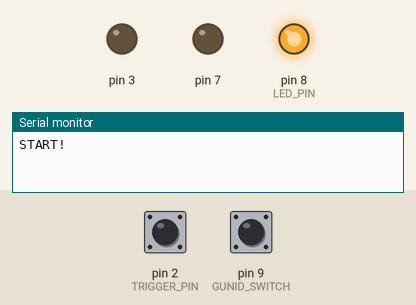
A sketch run on a simulated Arduino Uno, built with avr-gcc and run on an emulated ATmega328P. Shown: output pins drawn as LEDs (lit = HIGH), the last lines printed to the serial monitor. Dashed ring = blinking. The test bench sets the inputs (shaded band); at power-on: pin 2 (TRIGGER_PIN) HIGH, pin 9 (GUNID_SWITCH) HIGH.

Above: at 1.2 s.
1.3 s: pin 2 (TRIGGER_PIN) pulled LOW for 0.15 s
At 1.7 s:
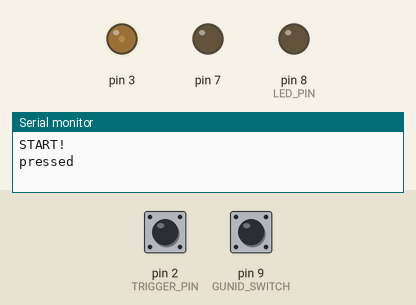
3.3 s: pin 2 (TRIGGER_PIN) pulled LOW for 1 s
At 4.08 s:
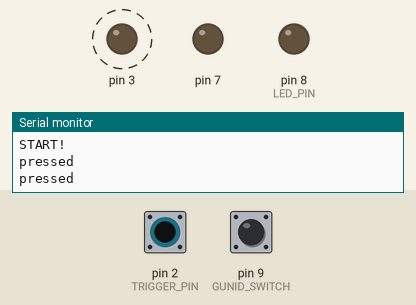
6.3 s: pin 2 (TRIGGER_PIN) pulled LOW for 3.2 s
At 11.0 s:
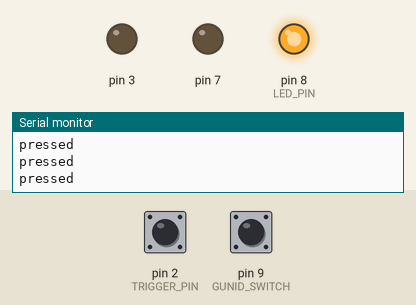
Timing chart, 0 to 12.5 s (numbered marks = the images above; inputs shaded):
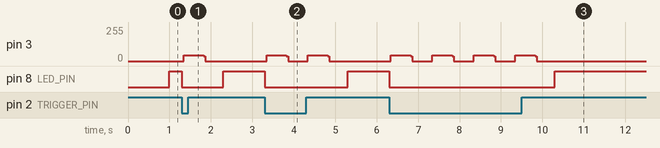

The sketch:

ir_tx.ino
```cpp
#include <ManchesterIr.h>

/*

  Manchester Transmitter example

  In this example transmitter will send 10 bytes array  per transmittion

  try different speeds using this constants, your maximum possible speed will
  depend on various factors like transmitter type, distance, microcontroller speed, ...

  MAN_300 0
  MAN_600 1
  MAN_1200 2
  MAN_2400 3
  MAN_4800 4
  MAN_9600 5
  MAN_19200 6
  MAN_38400 7

*/

#define TX_PIN  -1  // N/A for IR

#define FIRE_TIME 500 // ms laser is transmitting for

#define MIN_TIME_BETWEEN_SHOT 1000 // ms

#define TRIGGER_PIN 2

#define GUNID_SWITCH 9

#define LED_PIN 8

uint8_t data[20] = {2, 0x01,0x01, '3', '4', '5', '6', '7', '8', '9','1','2','3','4','5','6','7','8','9'};

void button_loop();

unsigned long _trigger_pressed;
boolean _firing;

void setup()
{

  Serial.begin(9600);
  Serial.println("START!");
  pinMode(LED_PIN, OUTPUT);
  digitalWrite(LED_PIN, LOW);
  pinMode(TRIGGER_PIN, INPUT);
  digitalWrite(TRIGGER_PIN, HIGH);

  pinMode(GUNID_SWITCH, INPUT);
  digitalWrite(GUNID_SWITCH, HIGH);

 // man.workAround1MhzTinyCore(); //add this in order for transmitter to work with 1Mhz Attiny85/84
  man.setupTransmit(TX_PIN, MAN_2400);

  man.enableIROut(38);

  pinMode(7, OUTPUT);
  _firing = false;
}


uint8_t datalength=3;   //at least two data
void loop()
{

  uint8_t gun_id;

  if (digitalRead(GUNID_SWITCH) == HIGH)
    gun_id = 0x01;
  else
    gun_id = 0x00;


  data[0] = datalength;
  data[1] = gun_id;

  if (_firing)
  {
    digitalWrite(LED_PIN, LOW);
    man.enableIROut(38);


    man.transmitArray(datalength, data);
    if (millis() - _trigger_pressed > FIRE_TIME)
    {
      _firing = false;
    }
  }
  else
  {
    analogWrite(3, 0);
    // 30 for focusable laser
    //  5 for non-focusable laser
    //  0 for IR LED
  }


  button_loop();

}


void button_loop()
{

  if (_firing)
    return;

  if (millis() - _trigger_pressed < MIN_TIME_BETWEEN_SHOT)
  {
    digitalWrite(LED_PIN, LOW);
    return;
  }

  digitalWrite(LED_PIN, HIGH);

  if (digitalRead(TRIGGER_PIN) == LOW)
  {
    _firing = true;
    _trigger_pressed = millis();
    Serial.println("pressed");
  }


}
```

Measured:
- after the input at 1.3 s, pin 3: 0/255 → 42/255 at once, → 0/255 0.48 s later; pin 8 (LED_PIN): HIGH → LOW at once, → HIGH 1.0 s later
- after the input at 3.3 s, pin 3: alternates 42/255 for 0.48 s and 0/255 for 0.52 s, 4 changes in all, then stays 0/255, starting at once; pin 8 (LED_PIN): HIGH → LOW at once, → HIGH 2.0 s later
- after the input at 6.3 s, pin 3: 0/255 → 42/255 at once, then repeats every 1.0 s: 34/255 0.04 s, 0/255 0.48 s, 42/255 0.48 s, until it stays 0/255 from 9.9 s; pin 8 (LED_PIN): HIGH → LOW at once, → HIGH 4.0 s later
